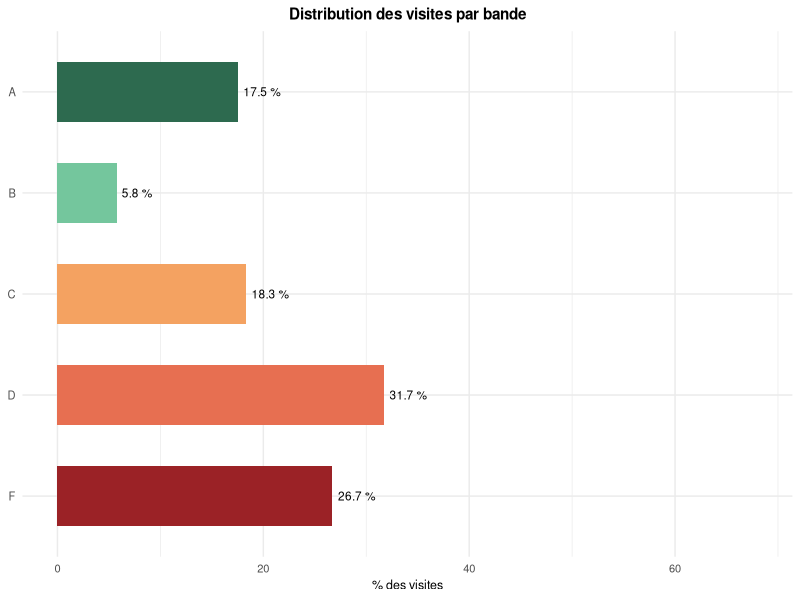
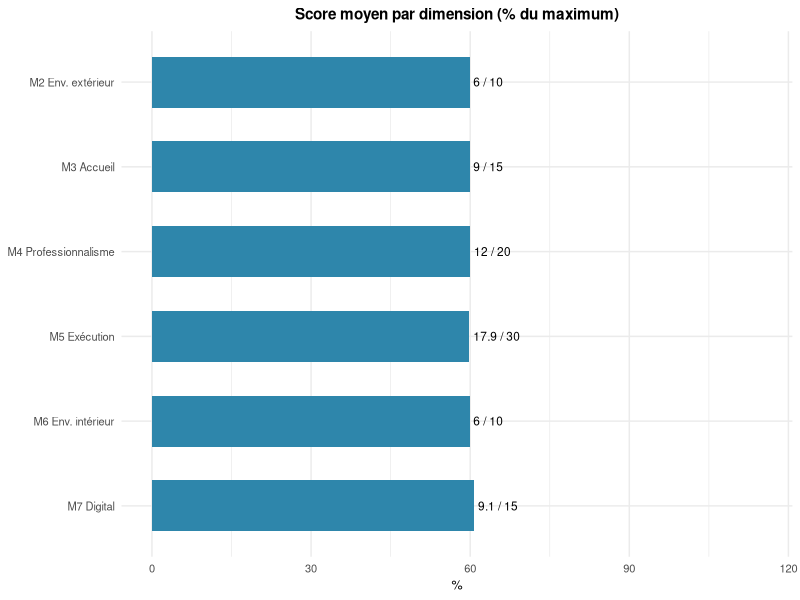
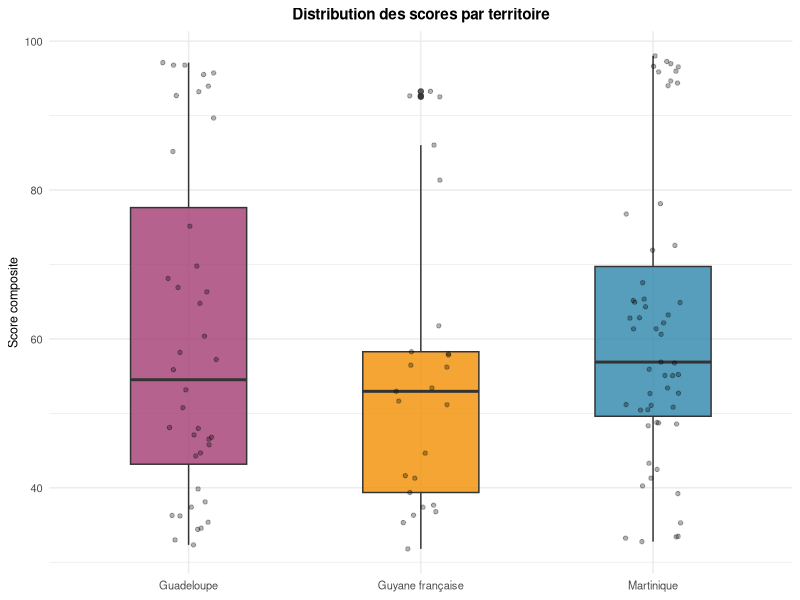
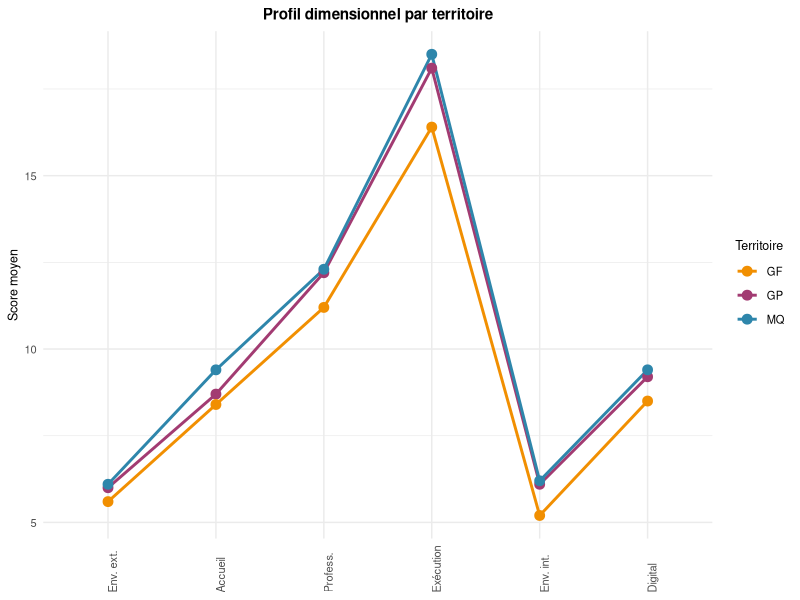
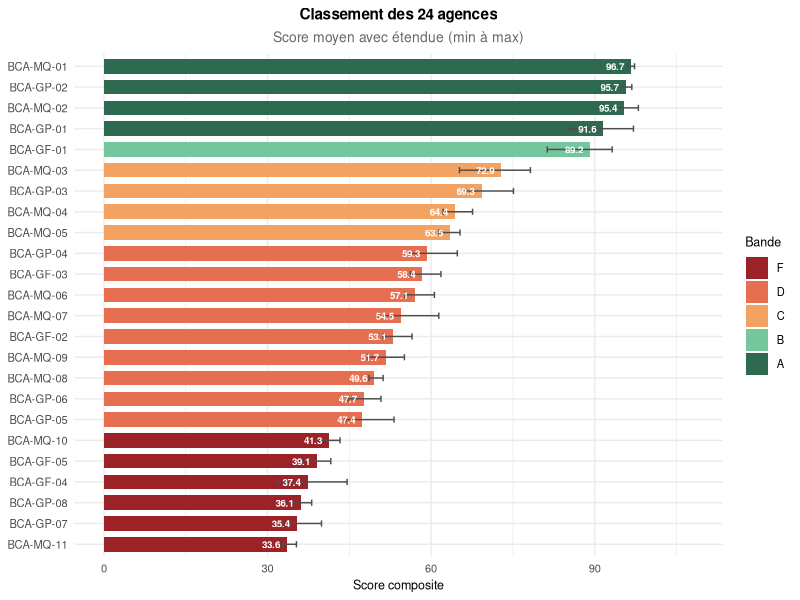
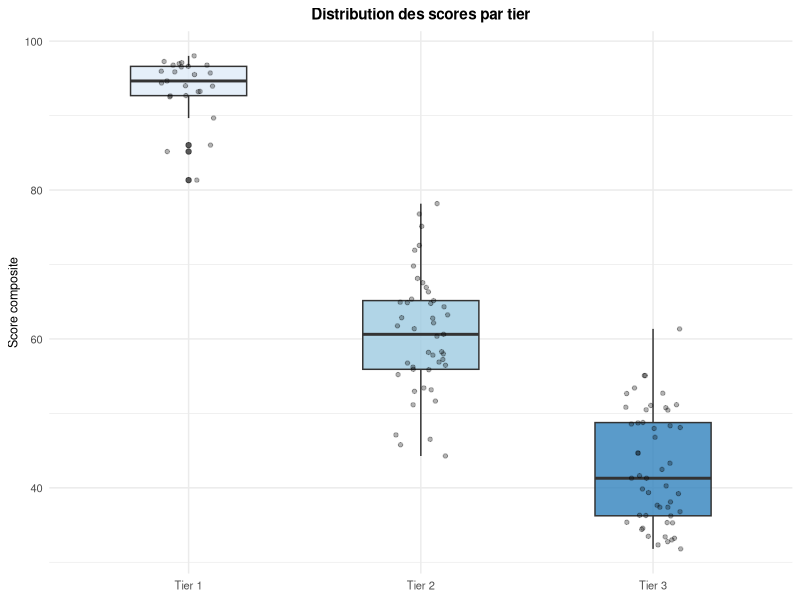
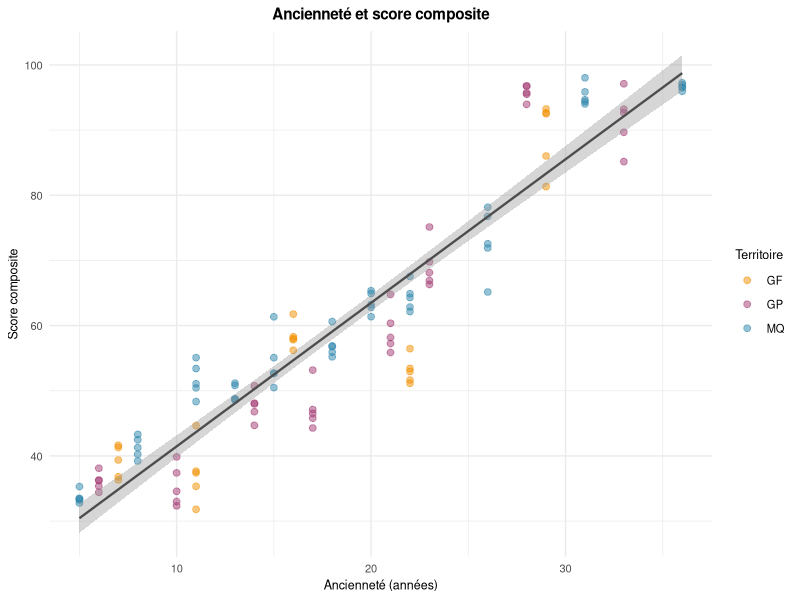
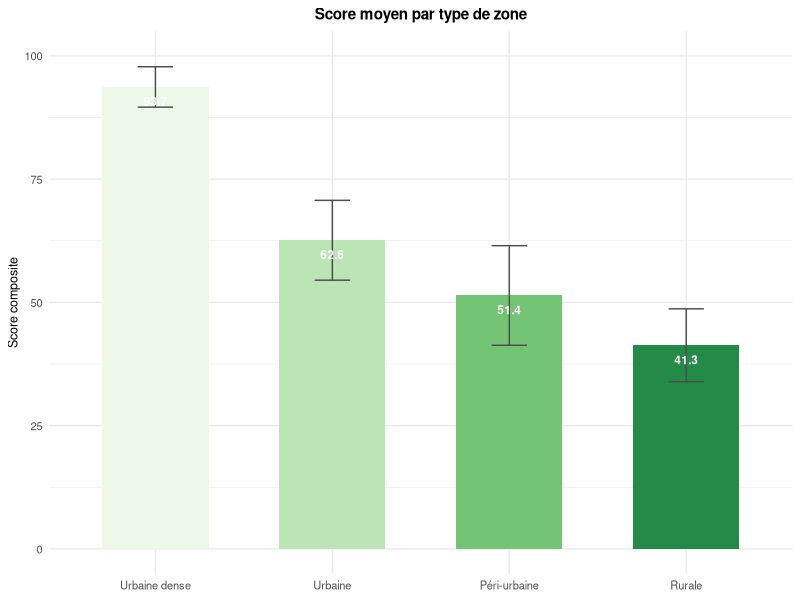

R code for these plots, in order:
## ---- chunk 1
knitr::opts_chunk$set(
  echo      = FALSE,
  warning   = FALSE,
  message   = FALSE,
  fig.align = "center",
  out.width = "\\textwidth"
)
library(tidyverse)
library(knitr)

visites     <- read_csv("../02_donnees/nettoyees/bca_audit_clean.csv",    show_col_types = FALSE)
agences     <- read_csv("../02_donnees/nettoyees/scores_agences.csv",     show_col_types = FALSE)
territoires <- read_csv("../02_donnees/nettoyees/scores_territoires.csv", show_col_types = FALSE)

label_terr <- \(x) case_when(
  x == "MQ" ~ "Martinique",
  x == "GP" ~ "Guadeloupe",
  x == "GF" ~ "Guyane française",
  TRUE ~ as.character(x)
)

visites <- visites |>
  mutate(
    territoire_label = label_terr(code_territoire),
    zone_type_label  = if_else(zone_type == "Peri-urbaine", "Péri-urbaine", zone_type),
    groupe_anciennete_label = case_when(
      groupe_anciennete == "G1" ~ "Historique (25 ans et plus)",
      groupe_anciennete == "G2" ~ "Établie (15 à 24 ans)",
      groupe_anciennete == "G3" ~ "Récente (6 à 14 ans)",
      groupe_anciennete == "G4" ~ "Très récente (5 ans ou moins)",
      TRUE ~ as.character(groupe_anciennete)
    ),
    creneau_label = case_when(
      m1_creneau == "Matin"      ~ "Matin (8h-12h)",
      m1_creneau == "Midi"       ~ "Midi (12h-14h)",
      m1_creneau == "Apres-midi" ~ "Après-midi (14h-17h)",
      TRUE ~ as.character(m1_creneau)
    ),
    tier        = factor(tier, levels = 1:3, ordered = TRUE),
    m1_scenario = factor(m1_scenario, c("S1", "S2", "S3", "S4", "S5"))
  )

agences     <- mutate(agences,     territoire_label = label_terr(code_territoire))
territoires <- mutate(territoires, territoire_label = label_terr(code_territoire))

dim_scores <- c(
  M2 = mean(visites$m2_score_brut / 11 * 10, na.rm = TRUE),
  M3 = mean(visites$m3_score_brut / 14 * 15, na.rm = TRUE),
  M4 = mean(visites$m4_score_brut / 16 * 20, na.rm = TRUE),
  M5 = mean(visites$m5_score_norm / 25 * 30, na.rm = TRUE),
  M6 = mean(visites$m6_score_brut / 11 * 10, na.rm = TRUE),
  M7 = mean(visites$m7_score_brut / 13 * 15, na.rm = TRUE)
)
dim_labels <- c("M2 Env. extérieur", "M3 Accueil", "M4 Professionnalisme",
                "M5 Exécution",      "M6 Env. intérieur", "M7 Digital")
dim_max <- c(10, 15, 20, 30, 10, 15)

palette_terr  <- c(MQ = "#2E86AB", GP = "#A23B72", GF = "#F18F01")
palette_bande <- c(A = "#2d6a4f", B = "#74c69d", C = "#f4a261", D = "#e76f51", `F` = "#9b2226")

score_moy_reseau <- mean(visites$score_composite, na.rm = TRUE)
bande_reseau <- case_when(
  score_moy_reseau >= 90 ~ "A",
  score_moy_reseau >= 75 ~ "B",
  score_moy_reseau >= 60 ~ "C",
  score_moy_reseau >= 45 ~ "D",
  TRUE ~ "F"
)

theme_set(
  theme_minimal(base_family = "sans") +
  theme(
    plot.title    = element_text(hjust = 0.5, face = "bold", size = 11),
    plot.subtitle = element_text(hjust = 0.5, size = 10, color = "grey40"),
    axis.title    = element_text(size = 9),
    axis.text     = element_text(size = 8),
    legend.text   = element_text(size = 8),
    legend.title  = element_text(size = 9)
  )
)
## ---- chunk 2
tibble(
  Paramètre = c("Méthode", "Scénarios", "Agences", "Visites planifiées",
                "Visites retenues", "Période", "Instrument"),
  Valeur = c(
    "Client mystère - observation structurée",
    "5 (ouverture de compte, crédit personnel, réclamation, dépôt d'espèces, digital)",
    "24 (MQ 11, GP 8, GF 5)",
    "120 (5 par agence)",
    paste0(nrow(visites), " après exclusion des cas frauduleux"),
    "T2 2025",
    "ODK Collect, grille BARS, GPS, horodatages T1 et T4, durées déclarées"
  )
) |> kable(caption = "Paramètres du dispositif d'audit")
## ---- chunk 3
tibble(
  Dimension  = dim_labels,
  Module     = names(dim_scores),
  `Max brut` = c("11", "14", "16", "17 à 18", "11", "13"),
  Poids      = c("10 %", "15 %", "20 %", "30 %", "10 %", "15 %")
) |> kable(caption = "Architecture de scoring par dimension")
## ---- chunk 4
s <- visites$score_composite
tibble(
  Statistique = c("Moyenne", "Médiane", "Écart-type", "Minimum", "Maximum"),
  Valeur      = round(c(mean(s, na.rm = TRUE), median(s, na.rm = TRUE),
                        sd(s,   na.rm = TRUE), min(s,    na.rm = TRUE),
                        max(s,  na.rm = TRUE)), 1)
) |> kable(caption = "Statistiques descriptives du score composite")
## ---- chunk 5
visites |>
  count(bande_performance) |>
  mutate(pct = round(n / sum(n) * 100, 1)) |>
  ggplot(aes(x = fct_rev(bande_performance), y = pct, fill = bande_performance)) +
  geom_col(width = 0.6) +
  geom_text(aes(label = paste0(pct, " %")), hjust = -0.15, size = 3) +
  scale_fill_manual(values = palette_bande, guide = "none") +
  scale_y_continuous(limits = c(0, 68)) +
  coord_flip() +
  labs(title = "Distribution des visites par bande", x = NULL, y = "% des visites")
## ---- chunk 6
tibble(Dimension = dim_labels, Score = round(dim_scores, 1), Max = dim_max) |>
  mutate(
    Pct       = round(Score / Max * 100, 1),
    Dimension = factor(Dimension, levels = rev(Dimension))
  ) |>
  ggplot(aes(x = Dimension, y = Pct)) +
  geom_col(fill = "#2E86AB", width = 0.6) +
  geom_text(aes(label = paste0(round(Score, 1), " / ", Max)), hjust = -0.1, size = 3) +
  scale_y_continuous(limits = c(0, 115)) +
  coord_flip() +
  labs(title = "Score moyen par dimension (% du maximum)", x = NULL, y = "%")
## ---- chunk 7
visites |>
  group_by(Scénario = m1_scenario) |>
  summarise(
    `Attente moy. (min)` = round(mean(m1_duree_attente, na.rm = TRUE), 1),
    `Service moy. (min)` = round(mean(m1_duree_service, na.rm = TRUE), 1),
    `Totale moy. (min)`  = round(mean(m1_duree_totale,  na.rm = TRUE), 1),
    .groups = "drop"
  ) |>
  kable(caption = "Durées moyennes déclarées par scénario")
## ---- chunk 8
visites |>
  ggplot(aes(x = territoire_label, y = score_composite, fill = code_territoire)) +
  geom_boxplot(alpha = 0.8, width = 0.5) +
  geom_jitter(width = 0.12, alpha = 0.3, size = 1.2) +
  scale_fill_manual(values = palette_terr, guide = "none") +
  labs(title = "Distribution des scores par territoire", x = NULL, y = "Score composite")
## ---- chunk 9
territoires |>
  arrange(rang) |>
  select(Territoire = territoire_label, N = n_visites, Moyenne = score_moy,
         `Éc.-type` = score_sd, Min = score_min, Max = score_max,
         `Écart réseau` = ecart_reseau, Rang = rang) |>
  kable(caption = "Scores composites par territoire")
## ---- chunk 10
visites |>
  group_by(territoire_label, code_territoire) |>
  summarise(
    `Env. ext.` = round(mean(m2_score_brut / 11 * 10, na.rm = TRUE), 1),
    Accueil     = round(mean(m3_score_brut / 14 * 15, na.rm = TRUE), 1),
    `Profess.`  = round(mean(m4_score_brut / 16 * 20, na.rm = TRUE), 1),
    Exécution   = round(mean(m5_score_norm / 25 * 30, na.rm = TRUE), 1),
    `Env. int.` = round(mean(m6_score_brut / 11 * 10, na.rm = TRUE), 1),
    Digital     = round(mean(m7_score_brut / 13 * 15, na.rm = TRUE), 1),
    .groups     = "drop"
  ) |>
  pivot_longer(-c(territoire_label, code_territoire),
               names_to = "Dimension", values_to = "Score") |>
  mutate(Dimension = factor(Dimension,
    levels = c("Env. ext.", "Accueil", "Profess.", "Exécution", "Env. int.", "Digital"))) |>
  ggplot(aes(x = Dimension, y = Score, color = code_territoire, group = code_territoire)) +
  geom_line(linewidth = 1) +
  geom_point(size = 3) +
  scale_color_manual(values = palette_terr, name = "Territoire") +
  labs(title = "Profil dimensionnel par territoire", x = NULL, y = "Score moyen") +
  theme(axis.text.x = element_text(angle = 90, hjust = 0))
## ---- chunk 11
agences |>
  mutate(
    id_agence    = fct_reorder(id_agence, score_moy),
    bande_agence = factor(bande_agence, c("F", "D", "C", "B", "A"))
  ) |>
  ggplot(aes(x = id_agence, y = score_moy, fill = bande_agence)) +
  geom_col(width = 0.7) +
  geom_errorbar(aes(ymin = score_min, ymax = score_max),
                width = 0.3, color = "grey30", linewidth = 0.5) +
  geom_text(aes(label = score_moy, y = score_moy - 1),
            hjust = 1.1, size = 2.5, color = "white", fontface = "bold") +
  scale_fill_manual(values = palette_bande, name = "Bande") +
  scale_y_continuous(limits = c(0, 108)) +
  coord_flip() +
  labs(title = "Classement des 24 agences",
       subtitle = "Score moyen avec étendue (min à max)",
       x = NULL, y = "Score composite")
## ---- chunk 12
bind_rows(
  slice_head(agences, n = 5) |> mutate(Groupe = "Top 5"),
  slice_tail(agences, n = 5) |> mutate(Groupe = "Bottom 5")
) |>
  select(Groupe, Agence = id_agence, Territoire = territoire_label,
         Tier = tier, Score = score_moy, Bande = bande_agence, Rang = rang_global) |>
  kable(caption = "Top 5 et Bottom 5 des agences BCA")
## ---- chunk 13
visites |>
  mutate(tier_label = paste("Tier", tier)) |>
  ggplot(aes(x = tier_label, y = score_composite, fill = tier_label)) +
  geom_boxplot(alpha = 0.8, width = 0.5) +
  geom_jitter(width = 0.12, alpha = 0.3, size = 1.2) +
  scale_fill_brewer(palette = "Blues", guide = "none") +
  labs(title = "Distribution des scores par tier", x = NULL, y = "Score composite")
## ---- chunk 14
visites |>
  ggplot(aes(x = anciennete_ans, y = score_composite, color = code_territoire)) +
  geom_point(alpha = 0.5, size = 2) +
  geom_smooth(method = "lm", se = TRUE, color = "grey30", linewidth = 0.8) +
  scale_color_manual(values = palette_terr, name = "Territoire") +
  labs(title = "Ancienneté et score composite",
       x = "Ancienneté (années)", y = "Score composite")
## ---- chunk 15
visites |>
  group_by(Groupe = groupe_anciennete_label) |>
  summarise(
    N            = n(),
    `Score moy.` = round(mean(score_composite, na.rm = TRUE), 1),
    `Écart-type` = round(sd(score_composite,   na.rm = TRUE), 1),
    .groups      = "drop"
  ) |>
  kable(caption = "Score composite par groupe d'ancienneté")
## ---- chunk 16
visites |>
  mutate(zone_type_label = factor(zone_type_label,
    c("Urbaine dense", "Urbaine", "Péri-urbaine", "Rurale"))) |>
  group_by(zone_type_label) |>
  summarise(
    n         = n(),
    score_moy = round(mean(score_composite, na.rm = TRUE), 1),
    score_sd  = round(sd(score_composite,   na.rm = TRUE), 1),
    .groups   = "drop"
  ) |>
  ggplot(aes(x = zone_type_label, y = score_moy, fill = zone_type_label)) +
  geom_col(width = 0.6) +
  geom_errorbar(aes(ymin = pmax(score_moy - score_sd, 0),
                    ymax = pmin(score_moy + score_sd, 100)),
                width = 0.2, color = "grey30") +
  geom_text(aes(label = score_moy, y = score_moy - 2),
            vjust = 1, size = 3, color = "white", fontface = "bold") +
  scale_fill_brewer(palette = "Greens", guide = "none") +
  scale_y_continuous(limits = c(0, 100)) +
  labs(title = "Score moyen par type de zone", x = NULL, y = "Score composite")
## ---- chunk 17
visites |>
  mutate(creneau_label = factor(creneau_label,
    c("Matin (8h-12h)", "Midi (12h-14h)", "Après-midi (14h-17h)"))) |>
  group_by(Créneau = creneau_label) |>
  summarise(
    N            = n(),
    `Score moy.` = round(mean(score_composite, na.rm = TRUE), 1),
    `Écart-type` = round(sd(score_composite,   na.rm = TRUE), 1),
    .groups      = "drop"
  ) |>
  kable(caption = "Score composite par créneau horaire de visite")
## ---- chunk 18
agences |>
  group_by(code_territoire) |>
  mutate(moy_terr = mean(score_moy, na.rm = TRUE)) |>
  ungroup() |>
  mutate(
    ecart  = round(score_moy - moy_terr, 1),
    statut = case_when(
      ecart >  5 ~ "Au-dessus",
      ecart < -5 ~ "En retard",
      TRUE       ~ "Dans la norme"
    )
  ) |>
  filter(statut != "Dans la norme") |>
  select(Agence = id_agence, Territoire = territoire_label,
         Score = score_moy, `Moy. territoire` = moy_terr,
         Écart = ecart, Statut = statut) |>
  arrange(Écart) |>
  kable(caption = "Agences dont l'écart à la moyenne du territoire dépasse 5 points")
## ---- chunk 19
tibble(
  Bande  = c("A - Exemplaire", "B - Compétent", "C - En développement",
             "D - Insuffisant", "F - Préoccupant"),
  Action = c(
    "Reconnaissance et partage des pratiques avec le réseau",
    "Maintien des acquis et améliorations ciblées sur les dimensions faibles",
    "Plan d'amélioration structuré à déployer sous 60 jours",
    "Intervention prioritaire et revisite sous 60 jours",
    "Escalade Direction Générale et audit complémentaire immédiat"
  ),
  `N agences` = c(
    sum(agences$bande_agence == "A"), sum(agences$bande_agence == "B"),
    sum(agences$bande_agence == "C"), sum(agences$bande_agence == "D"),
    sum(agences$bande_agence == "F")
  )
) |> kable(caption = "Actions recommandées par bande de performance")
## ---- chunk 20
visites |>
  count(id_agence, m1_scenario) |>
  pivot_wider(names_from = m1_scenario, values_from = n, values_fill = 0) |>
  arrange(id_agence) |>
  kable(caption = "Nombre de visites par agence et par scénario")
## ---- chunk 21
agences |>
  select(Agence = id_agence, Territoire = territoire_label, Tier = tier,
         Score = score_moy, SD = score_sd,
         M2 = moy_m2, M3 = moy_m3, M4 = moy_m4,
         M5 = moy_m5, M6 = moy_m6, M7 = moy_m7,
         Bande = bande_agence, Rang = rang_global) |>
  kable(caption = "Scores détaillés par agence et par dimension")
